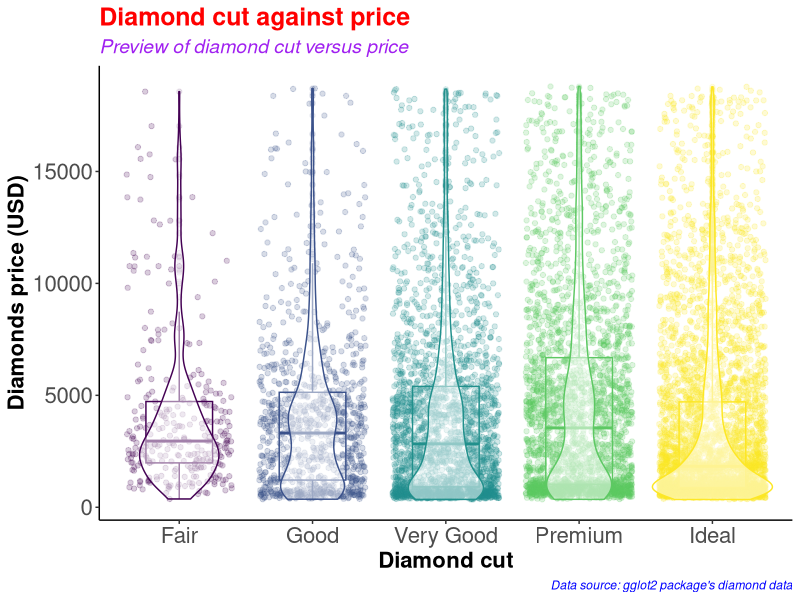
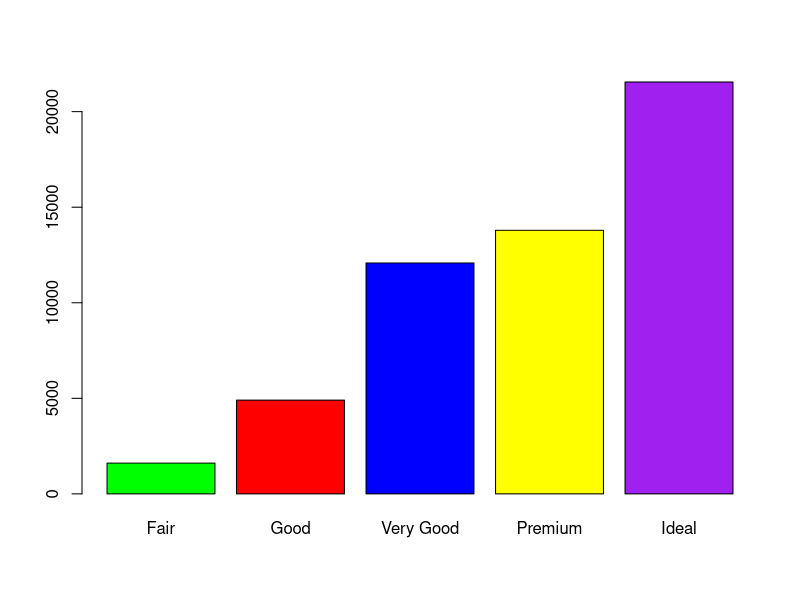
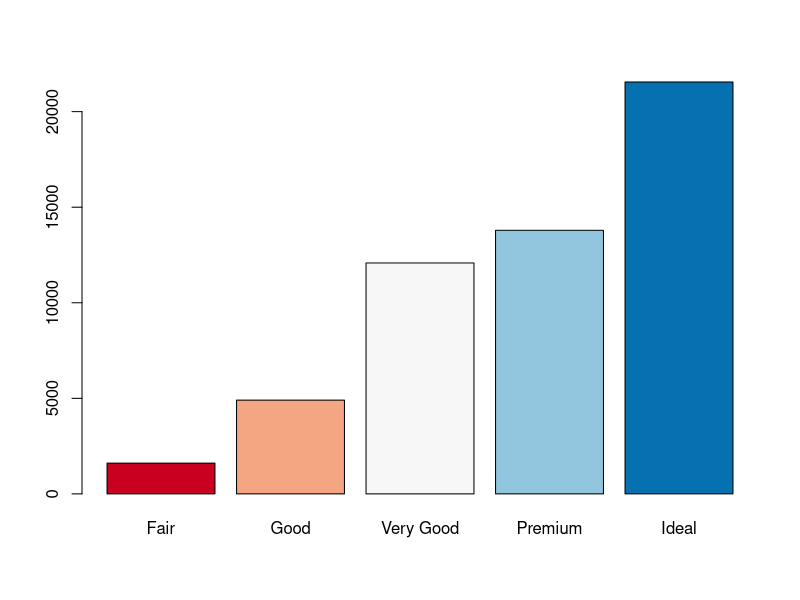
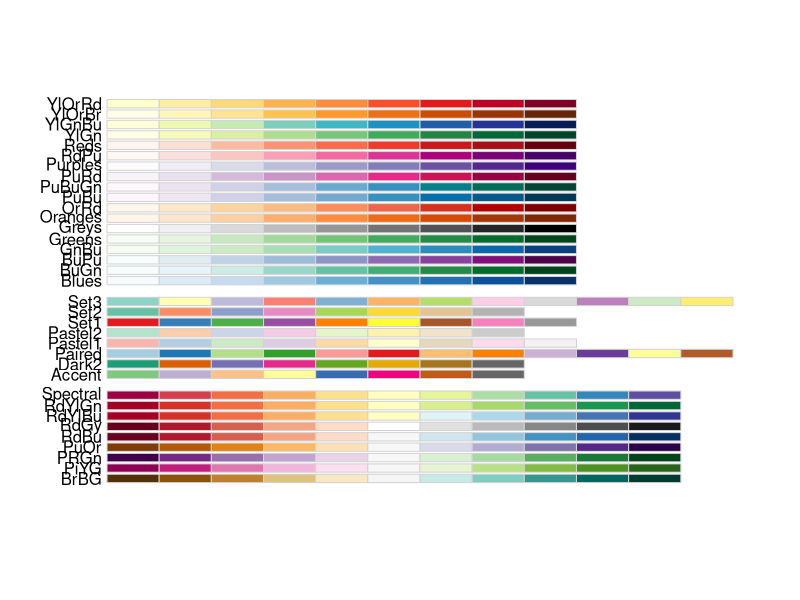
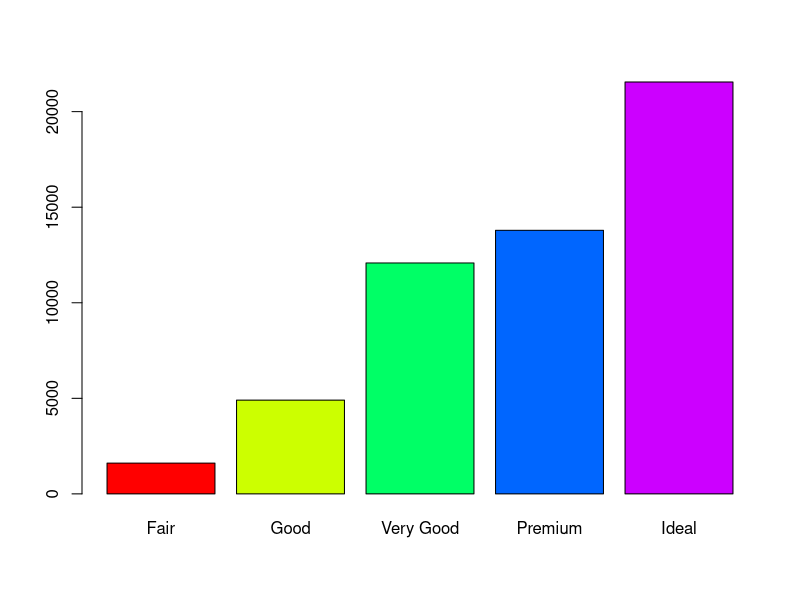
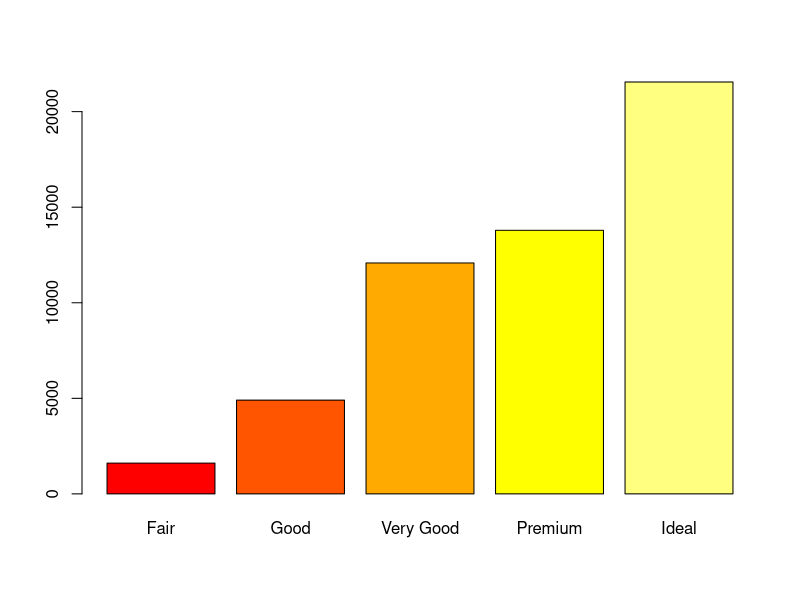
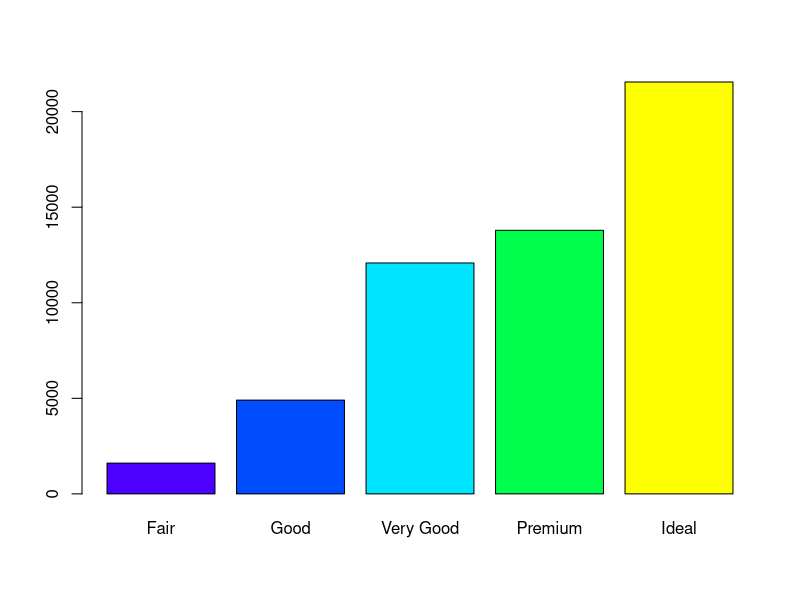
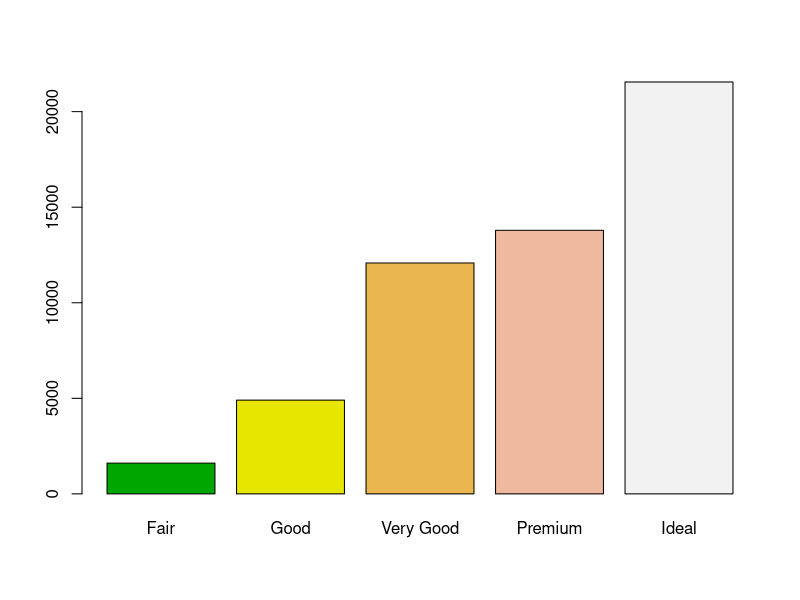

Recreate these plots in R, in order.
#########################################
# Name: Wyclife Agumba Oluoch           #   
# E-mail: wyclifeoluoch@gmail.com       #
# GitHub: https://github.com/Wycology   #
# Task: Boxplot and violin plots in one #
# Date: 4th Jan 2021                    #
# Last edited: 15th May 2021            #
#########################################

# Loading the necessary libraries for the project

library(tidyverse) # This is for data wrangling and plotting.
library(RColorBrewer) # This is for generating color pallets for the plots.

diamonds_df <- diamonds # Saving the diamonds data-set to a new object in R.

head(diamonds) # Checking the variables in the data-set for subsequent analyses
nrow(diamonds) # Checking for the number of rows in the data. 53940 observations
ncol(diamonds) # Checking the number of variables in the data-set. 10 variables

diamonds_df %>% # Picking the diamonds data, and then
  slice_sample(n = 0.2*(nrow(diamonds))) %>% # Picking a portion of the data-set
  ggplot(aes(x = cut, y = price, color = cut)) + # Adding the mapping variables
  geom_point(position = "jitter", alpha = 0.2) + # Adding jitter and alpha
  geom_boxplot(alpha = 0.1, width = 0.5) + # Modifying dimensions of the boxplot 
  geom_violin(alpha = 0.5) + # Adding violin plot on top of the box and jitter
  theme_classic() + # Adding my preferred theme for publication.
  theme(legend.position = "none") + # Removing the legend; it is on the x-axis
  labs(x = "Diamond cut", # Labels the x-axis.
       y = "Diamonds price (USD)", # Labeling the y-axis
       title = "Diamond cut against price", # Setting tibble of the plot
       subtitle = "Preview of diamond cut versus price", # Descriptive title beneath TITLE
       caption = "Data source: gglot2 package's diamond data") +
  theme(axis.text = element_text(size=16), # Size of labels on tick-marks
        axis.title = element_text(size=16,face="bold")) + # Size of axis labels
  theme(plot.title = element_text(color = 'red', size = 18, face = 'bold'),
        plot.subtitle = element_text(color = 'purple', size = 14, face = 'italic'),
        plot.caption = element_text(color = 'blue', face = 'italic'))

diamonds %>% # Picking the diamonds data, and then
  filter(cut == 'Very Good') %>% # Picking the very good cut 
  nrow() # counting the number of rows with very good cut

diamonds %>% 
  select(cut) %>% 
  table() %>% 
  barplot(col = c('green', 'red', 'blue', 'yellow', 'purple'))

# Instead of specifying the colors, we can simply use the color brewer panel 

diamonds %>% 
  select(cut) %>% 
  table() %>% 
  barplot(col = brewer.pal(n = 5, name = "RdBu"))
# To display more brewer colors options to use, run the following function:

display.brewer.all()

# Can also use rainbow colors

diamonds %>% 
  select(cut) %>% 
  table() %>% 
  barplot(col = rainbow(5))

# Can also use heat.colors
diamonds %>% 
  select(cut) %>% 
  table() %>% 
  barplot(col = heat.colors(5))

# Can also use topographic colors

diamonds %>% 
  select(cut) %>% 
  table() %>% 
  barplot(col = topo.colors(5))

# Can also use terrain colors for the plot
diamonds %>% 
  select(cut) %>% 
  table() %>% 
  barplot(col = terrain.colors(5))

# Can also use cm.colors
diamonds %>% 
  select(cut) %>% 
  table() %>% 
  barplot(col = cm.colors(5)) 

# That is awesome. Good for the day.
